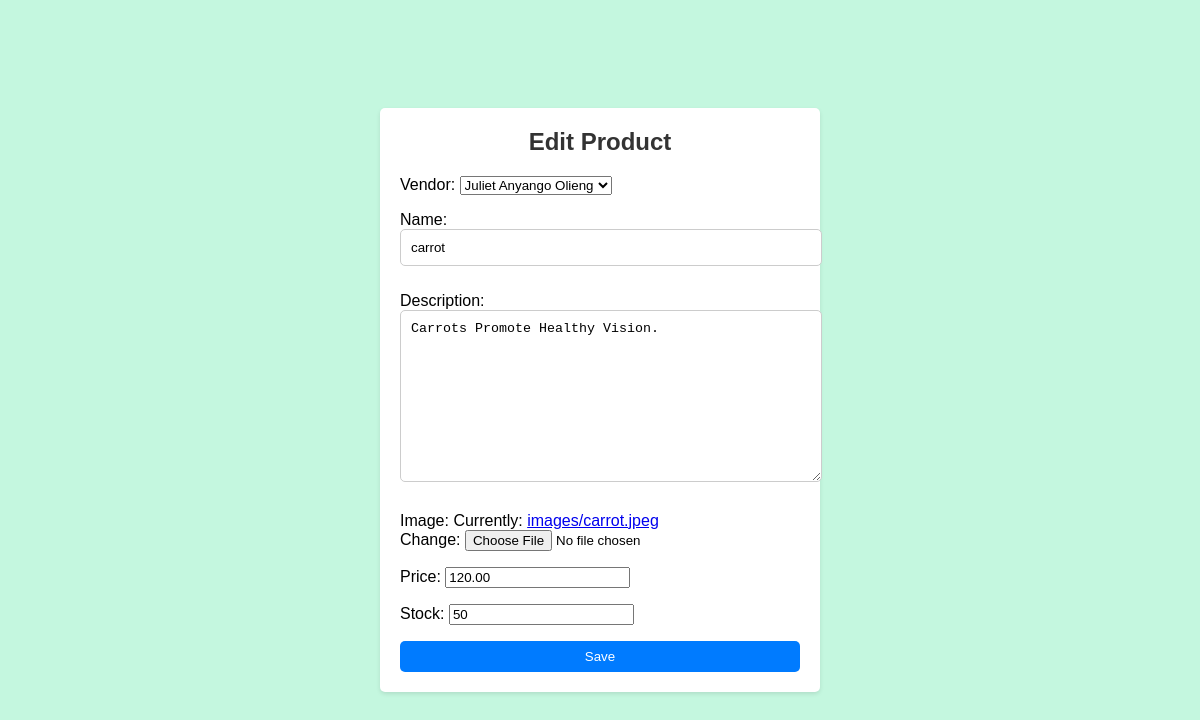
/inventory/products/edit/6/, run on the app's committed database.
### inventory/models.py (models this page shows, shortened)
class Product(models.Model):
    vendor = models.ForeignKey(Vendor,on_delete=models.CASCADE)
    name = models.CharField(max_length=48)
    description = models.TextField()
    image = models.ImageField(upload_to="images")
    price = models.DecimalField(max_digits=6,decimal_places=2)
    stock = models.PositiveIntegerField()

### vendor/models.py (models this page shows)
class Vendor(models.Model):
    name = models.CharField(max_length=32)
    location = models.CharField(max_length=32)
    contact = models.CharField(max_length=32)
    store_name = models.CharField(max_length=32)
    user_name = models.CharField(max_length=32)
    def __str__(self):
        return self.name

### inventory/views.py (the view)
# urls.py: path("products/edit/<int:id>/",edit_product_view,name="edit_product_view"),
def edit_product_view(request,id):
    product=Product.objects.get(id=id)
    if request.method=="POST":
        form=ProductAploadForm(request.POST,instance=product)
        if form.is_valid():
            form.save()
        return redirect("product_detail_view",id=product.id)
    else:
        form=ProductAploadForm(instance=product)
        return render(request,"inventory/edit_product.html",{"form":form})

### inventory/forms.py
class ProductAploadForm(forms.ModelForm):
    class Meta:
        model = Product
        fields = "__all__"

### templates/inventory/edit_product.html (shortened to what this page needs)
<!DOCTYPE html>
<html lang="en">
<head>
</head>
<body>
    <form method="POST" class="upload_form">
        <h3>Edit Product</h3>
        {{ form.as_p }}
        <button type="submit">Save</button>
    </form>
</body>
</html>

### templates/inventory/edit_product.html (style rules this page uses)
body, h3, form { margin: 0; padding: 0; }
body { font-family: Arial, sans-serif; background-color: #C4F7DF; display: flex; align-items: center; justify-content: center; height: 100vh; margin: 0; }
h3 { font-size: 24px; text-align: center; margin-bottom: 20px; color: #333; }
.upload_form { background-color: white; padding: 20px; border-radius: 5px; box-shadow: 0 2px 4px rgba(0, 0, 0, 0.1); width: 80%; max-width: 400px; }
.upload_form button[type="submit"] { background-color: #007bff; color: white; border: none; padding: 8px 12px; border-radius: 5px; cursor: pointer; transition: background-color 0.3s; width: 100%; }
input[type="text"], textarea { width: 100%; padding: 10px; border: 1px solid #ccc; border-radius: 5px; margin-bottom: 10px; }

### data on the page
Product: vendor "Juliet Anyango Olieng", description "Carrots Promote Healthy Vision.", price "120.00", stock "50"
Vendor: name "carrot"
